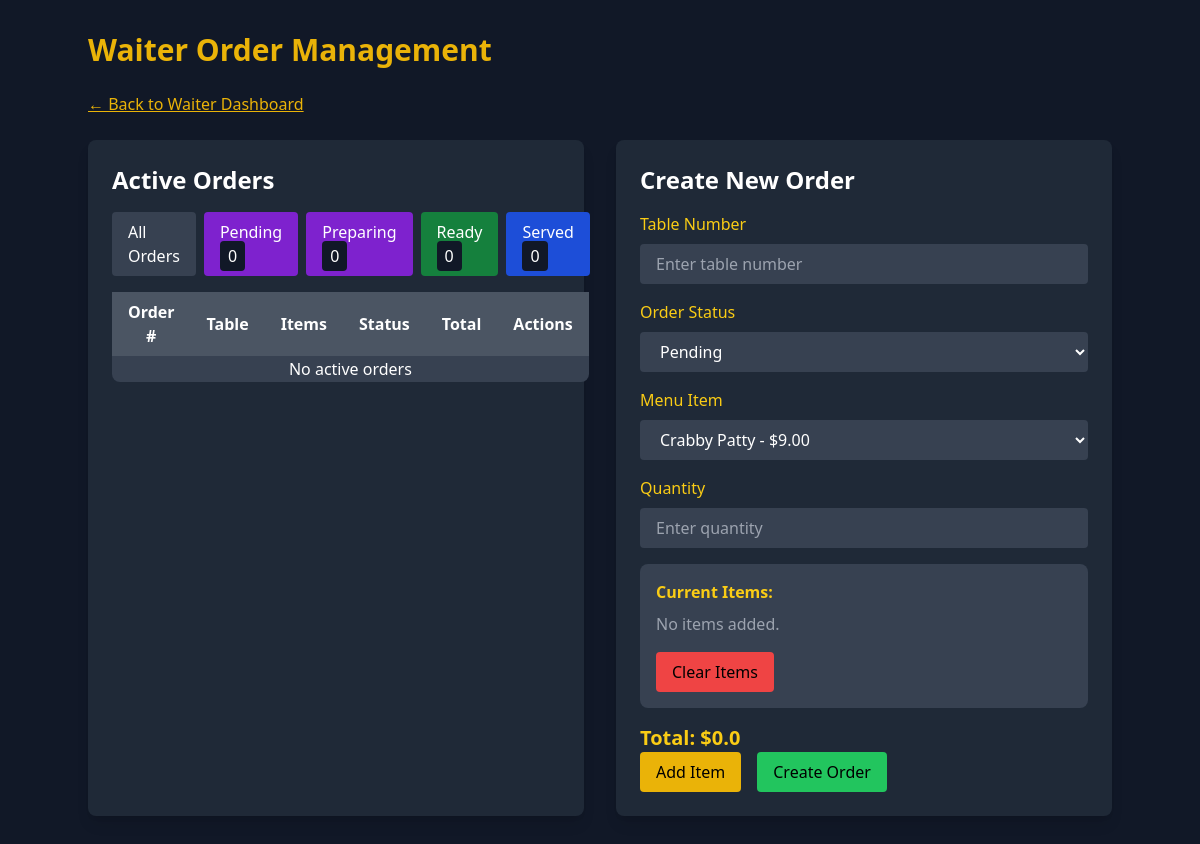
The app's page /order-management/order-management/ (signed in), older data.
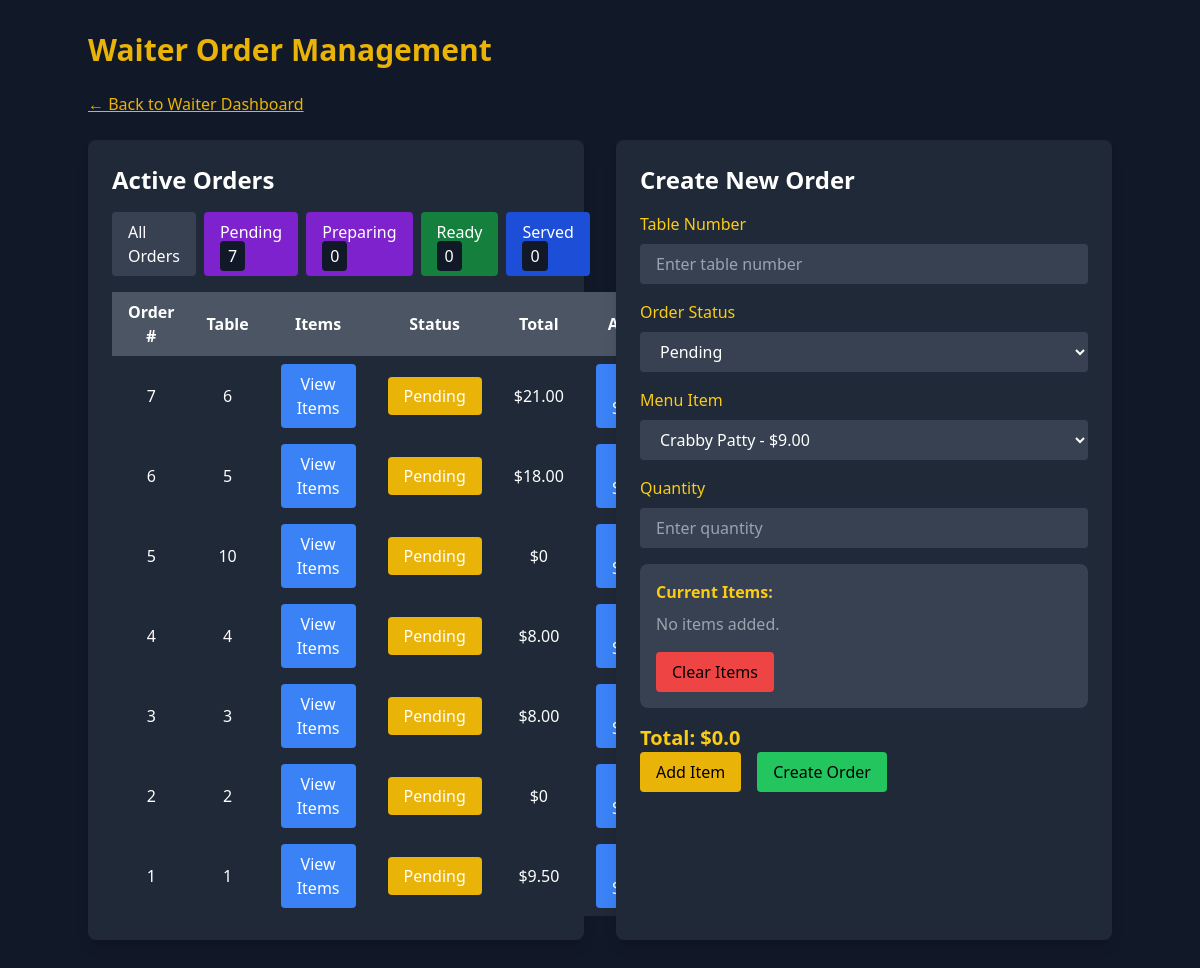
The same page, newer data.
### order_management/models.py (models this page shows, shortened)
class Order(models.Model):
    STATUS_CHOICES = [
        ('pending', 'Pending'),
        ('preparing', 'Preparing'),
        ('ready', 'Ready'),
        ('served', 'Served'),
        ('completed', 'Completed'),
    ]
    PAYMENT_STATUS_CHOICES = [
        ('unpaid', 'Unpaid'),
        ('paid', 'Paid'),
    ]
    table_number = models.IntegerField()
    waiter = models.ForeignKey(User, on_delete=models.SET_NULL, null=True, related_name='orders')
    status = models.CharField(max_length=20, choices=STATUS_CHOICES, default='pending')
    payment_status = models.CharField(max_length=20, choices=PAYMENT_STATUS_CHOICES, default='unpaid')
    created_at = models.DateTimeField(auto_now_add=True)
    def total_amount(self):
        return sum(item.menu_item.price * item.quantity for item in self.items.all())
    class Meta:
        ordering = ['-created_at']

class OrderItem(models.Model):
    order = models.ForeignKey(Order, on_delete=models.CASCADE, related_name='items')
    menu_item = models.ForeignKey(MenuItem, on_delete=models.CASCADE)
    quantity = models.IntegerField(default=1)
    notes = models.TextField(blank=True, null=True)

### core/models.py (models this page shows, shortened)
class MenuItem(models.Model):
    name = models.CharField(max_length=100)
    description = models.TextField()
    price = models.DecimalField(max_digits=6, decimal_places=2)
    category = models.CharField(max_length=50)
    image = models.ImageField(upload_to='menu_images/', blank=True, null=True)
    ingredients = models.TextField(blank=True, null=True)
    available = models.BooleanField(default=True)

### order_management/views.py (the view, shortened to what this page needs)
# urls.py: path('order-management/', include('order_management.urls')),  # Link to order management app
@login_required
@user_passes_test(is_waiter)  # Restrict access to waiters
def order_management(request):
    status_filter = request.GET.get("status", "all")
    orders = Order.objects.all()
    if status_filter == "pending":
        orders = orders.filter(status="pending")
    elif status_filter == "preparing":
        orders = orders.filter(status="preparing")
    elif status_filter == "ready":
        orders = orders.filter(status="ready")
    elif status_filter == "served":
        orders = orders.filter(status="served")
    pending_orders = Order.objects.filter(status="pending")
    preparing_orders = Order.objects.filter(status="preparing")
    ready_orders = Order.objects.filter(status="ready")
    served_orders = Order.objects.filter(status="served")
    menu_items = MenuItem.objects.all()
    order_form = OrderForm(initial={'table_number': request.session.get("table_number", "")})  # Retain table number
    order_item_form = OrderItemForm()
    total_price = float(request.session.get("total_price", 0))
    order_items = request.session.get("order_items", [])
    return render(request, "order_management/order_management.html", {
        "orders": orders,
        "menu_items": menu_items,
        "order_form": order_form,
        "order_item_form": order_item_form,
        "order_items": order_items,
        "total_price": total_price,
        "pending_orders": pending_orders,
        "preparing_orders": preparing_orders,
        "ready_orders": ready_orders,
        "served_orders": served_orders,
        "order_status_choices": Order.STATUS_CHOICES,
    })

### order_management/forms.py
class OrderForm(forms.ModelForm):
    class Meta:
        model = Order
        fields = ['table_number', 'status']  # Removed waiter field
    table_number = forms.IntegerField(
        widget=forms.NumberInput(attrs={
            'class': 'w-full px-4 py-2 bg-gray-700 rounded focus:outline-none focus:ring focus:border-yellow-500',
            'placeholder': 'Enter table number',
        })
    )
    status = forms.ChoiceField(
        choices=Order.STATUS_CHOICES,
        widget=forms.Select(attrs={
            'class': 'w-full px-4 py-2 bg-gray-700 rounded focus:outline-none focus:ring focus:border-yellow-500',
        })
    )

### order_management/views.py (called while the page is built)
def is_waiter(user):
    return user.is_authenticated and hasattr(user, 'userprofile') and user.userprofile.role == "Waiter"

### order_management/templates/order_management/order_management.html (shortened to what the changed rows need)
<!DOCTYPE html>
<html lang="en">
<head>
    <script src="https://cdn.tailwindcss.com"></script>
</head>
<body class="bg-gray-900 text-white font-sans p-8">
    <div class="container mx-auto">
        <h1 class="text-3xl font-bold mb-6 text-yellow-500">Waiter Order Management</h1>
        <div class="grid grid-cols-1 md:grid-cols-2 gap-8">
            <div class="bg-gray-800 p-6 rounded-lg shadow-lg">
                <h2 class="text-2xl font-semibold mb-4">Active Orders</h2>
                <div class="flex space-x-2 mb-4">
                    <a href="?status=pending" class="bg-purple-700 px-4 py-2 rounded hover:bg-purple-600">
                        Pending <span class="bg-gray-900 px-2 py-1 rounded">{{ pending_orders.count }}</span>
                    </a>
                </div>
                <table class="w-full bg-gray-700 rounded-lg">
                    <thead>
                        <tr class="bg-gray-600">
                            <th class="px-4 py-2">Order #</th>
                            <th class="px-4 py-2">Table</th>
                            <th class="px-4 py-2">Items</th>
                            <th class="px-4 py-2">Status</th>
                            <th class="px-4 py-2">Total</th>
                            <th class="px-4 py-2">Actions</th>
                        </tr>
                    </thead>
                    <tbody>
                        {% for order in orders %}
                        <tr class="bg-gray-800">
                            <td class="px-4 py-2 text-center">{{ order.id }}</td>
                            <td class="px-4 py-2 text-center">{{ order.table_number }}</td>
                            <td class="px-4 py-2 text-center">
                                <button onclick="viewOrderItems('{{ order.id }}')" class="bg-blue-500 px-4 py-2 rounded hover:bg-blue-600">
                                    View Items
                                </button>
                            </td>
                            <td class="px-4 py-2 text-center">
                                <span class="bg-yellow-500 px-4 py-2 rounded">{{ order.get_status_display }}</span>
                            </td>
                            <td class="px-4 py-2 text-center">${{ order.total_amount }}</td>
                            <td class="px-4 py-2 text-center">
                                {% if order.status == "served" %}
                                <button
                                    data-order-id="{{ order.id }}"
                                    data-action="payment"
                                    onclick="updateOrderStatus('{{ order.id }}', 'payment')"
                                    class="bg-green-500 px-4 py-2 rounded hover:bg-green-600">
                                    Take Payment
                                </button>
                                {% else %}
                                <button
                                    data-order-id="{{ order.id }}"
                                    data-action="served"
                                    onclick="updateOrderStatus('{{ order.id }}', 'served')"
                                    class="bg-blue-500 px-4 py-2 rounded hover:bg-blue-600">
                                    Mark Served
                                </button>
                                {% endif %}
                            </td>
                        </tr>
                        {% empty %}
                        <tr>
                            <td colspan="6" class="text-center">No active orders</td>
                        </tr>
                        {% endfor %}
                    </tbody>
                </table>
            </div>
            <div class="bg-gray-800 p-6 rounded-lg shadow-lg">
                <h2 class="text-2xl font-semibold mb-4">Create New Order</h2>
            </div>
        </div>
    </div>
</body>
</html>

Row changes from the older to the newer data that the page shows:
added Order: id "7", table_number "6", status "Pending", total_amount "21.00"
added Order: id "6", table_number "5", status "Pending", total_amount "18.00"
added Order: id "5", table_number "10", status "Pending", total_amount "0"
added Order: id "4", table_number "4", status "Pending", total_amount "8.00"
added Order: id "3", table_number "3", status "Pending", total_amount "8.00"
added Order: id "2", table_number "2", status "Pending", total_amount "0"
added Order: id "1", table_number "1", status "Pending", total_amount "9.50"
Text that changed along with them:
{{ pending_orders.count }}: "0" → "7"
text no longer shown: "No active orders"
